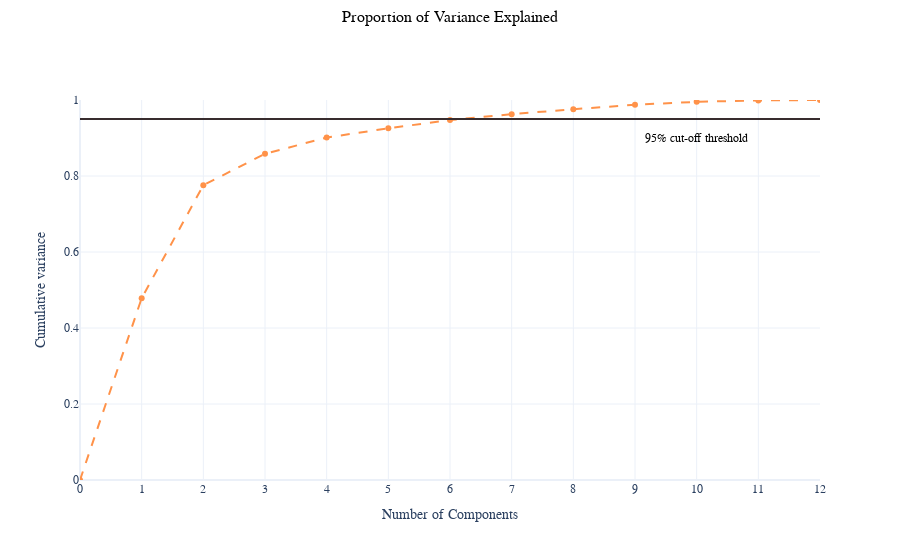

The code cell stored with this chart in its notebook:
### Code cell
fig = go.Figure()
fig.add_trace(go.Scatter(
    x=list(range(len(HFEA_train.columns))),
    y=y_list,
    mode='lines+markers',
    marker=dict(color= colours_gaia[0]),
    line=dict(dash='dash'),
    name='Cumulative variance'
))

fig.update_layout(
    template='plotly_white',
    font_family='Didot',
    title=dict(text='Proportion of Variance Explained',x=0.5,y=0.98,
               font=dict(color='black',size=16)),
    xaxis=dict(title='Number of Components', range=[0, 12]),
    yaxis=dict(title='Cumulative variance'),
    xaxis_tickmode='linear',
    xaxis_dtick=1,
    yaxis_range=[0, 1],
    showlegend=False,
)

fig.add_shape(
    type='line',
    x0=0,
    y0=0.95,
    x1=len(HFEA_train[predictors].columns),
    y1=0.95,
    line=dict(color=colours_gaia[1], width=2),
    name='95% cut-off threshold'
)
fig.add_annotation(
    x=10,
    y=0.9,
    text='95% cut-off threshold',
    showarrow=False,
    font=dict(color='black', size=12)
)

fig.show()

### Figure 1 — Plotly figure (JSON) as saved in the notebook; plotly's stock layout.template omitted (floating-point values rounded to 4 significant figures)
{"data": [{"line": {"dash": "dash"}, "marker": {"color": "#FF9249"}, "mode": "lines+markers", "name": "Cumulative variance", "type": "scatter", "x": [0, 1, 2, 3, 4, 5, 6, 7, 8, 9, 10, 11, 12, 13, 14, 15], "y": [0, 0.4784, 0.7758, 0.8584, 0.9012, 0.9255, 0.9473, 0.9627, 0.9757, 0.9874, 0.9952, 0.999, 1]}], "layout": {"annotations": [{"font": {"color": "black", "size": 12}, "showarrow": false, "text": "95% cut-off threshold", "x": 10, "y": 0.9}], "font": {"family": "Didot"}, "shapes": [{"line": {"color": "#382C2E", "width": 2}, "name": "95% cut-off threshold", "type": "line", "x0": 0, "x1": 12, "y0": 0.95, "y1": 0.95}], "showlegend": false, "title": {"font": {"color": "black", "size": 16}, "text": "Proportion of Variance Explained", "x": 0.5, "y": 0.98}, "xaxis": {"dtick": 1, "range": [0, 12], "tickmode": "linear", "title": {"text": "Number of Components"}}, "yaxis": {"range": [0, 1], "title": {"text": "Cumulative variance"}}}}
